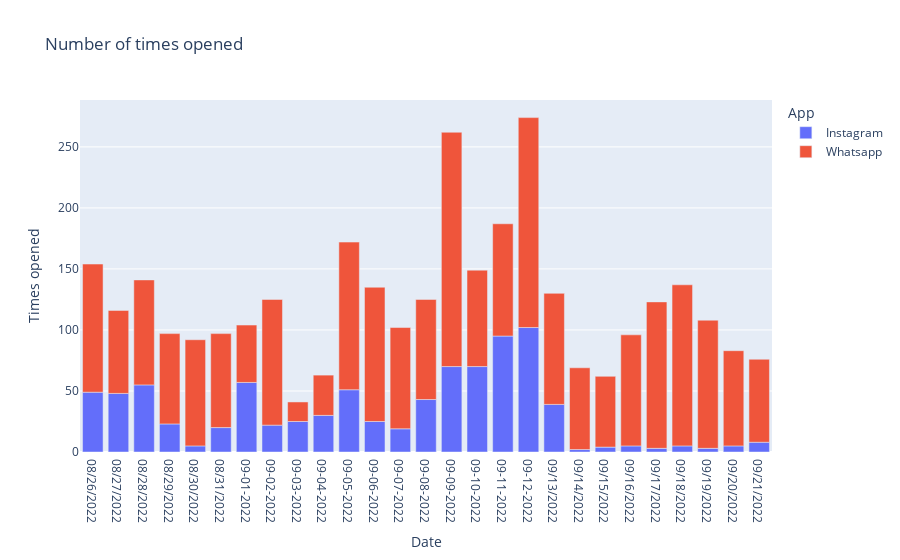

The notebook cell saved with this chart:
### Markdown cell above
# Number of times that app is opened

### Code cell
figure = px.bar(data_frame=data,x="Date",y="Times opened",color="App",title="Number of times opened")
figure.show()

### Figure 1 — Plotly figure (JSON) as saved in the notebook; plotly's stock layout.template omitted (floating-point values rounded to 4 significant figures)
{"data": [{"alignmentgroup": "True", "hovertemplate": "App=Instagram<br>Date=%{x}<br>Times opened=%{y}<extra></extra>", "legendgroup": "Instagram", "marker": {"color": "#636efa", "pattern": {"shape": ""}}, "name": "Instagram", "offsetgroup": "Instagram", "orientation": "v", "showlegend": true, "textposition": "auto", "type": "bar", "x": ["08/26/2022", "08/27/2022", "08/28/2022", "08/29/2022", "08/30/2022", "08/31/2022", "09-01-2022", "09-02-2022", "09-03-2022", "09-04-2022", "09-05-2022", "09-06-2022", "09-07-2022", "09-08-2022", "09-09-2022", "09-10-2022", "09-11-2022", "09-12-2022", "09/13/2022", "09/14/2022", "09/15/2022", "09/16/2022", "09/17/2022", "09/18/2022", "09/19/2022", "09/20/2022", "09/21/2022"], "xaxis": "x", "y": [49, 48, 55, 23, 5, 20, 57, 22, 25, 30, 51, 25, 19, 43, 70, 70, 95, 102, 39, 2, 4, 5, 3, 5, 3, 5, 8], "yaxis": "y"}, {"alignmentgroup": "True", "hovertemplate": "App=Whatsapp<br>Date=%{x}<br>Times opened=%{y}<extra></extra>", "legendgroup": "Whatsapp", "marker": {"color": "#EF553B", "pattern": {"shape": ""}}, "name": "Whatsapp", "offsetgroup": "Whatsapp", "orientation": "v", "showlegend": true, "textposition": "auto", "type": "bar", "x": ["08/26/2022", "08/27/2022", "08/28/2022", "08/29/2022", "08/30/2022", "08/31/2022", "09-01-2022", "09-02-2022", "09-03-2022", "09-04-2022", "09-05-2022", "09-06-2022", "09-07-2022", "09-08-2022", "09-09-2022", "09-10-2022", "09-11-2022", "09-12-2022", "09/13/2022", "09/14/2022", "09/15/2022", "09/16/2022", "09/17/2022", "09/18/2022", "09/19/2022", "09/20/2022", "09/21/2022"], "xaxis": "x", "y": [105, 68, 86, 74, 87, 77, 47, 103, 16, 33, 121, 110, 83, 82, 192, 79, 92, 172, 91, 67, 58, 91, 120, 132, 105, 78, 68], "yaxis": "y"}], "layout": {"barmode": "relative", "legend": {"title": {"text": "App"}, "tracegroupgap": 0}, "title": {"text": "Number of times opened"}, "xaxis": {"anchor": "y", "domain": [0, 1], "title": {"text": "Date"}}, "yaxis": {"anchor": "x", "domain": [0, 1], "title": {"text": "Times opened"}}}}
